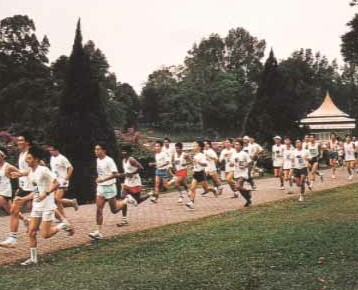
%> input picture Computer Vision Lab 2 Assignment/maccropped.jpg, 358 x 290 px
$ octave Lab_2_code.m   (GNU Octave 9; MATLAB toolbox functions it lacks are replaced by stand-ins)
%> lines starting %> are read from the running program, lines starting %| are printed output that depends on the picture; in (x1, y1, x2, y2) boxes, pixels count from 0 and x2, y2 are one past the last pixel; in counts of white or black regions, pixels touching at a corner belong together; the program's own positions count from 1
%3(a)
Pc = imread('maccropped.jpg');
%> Pc is the input picture: size 290x358x3 uint8; mean R, G, B 133.3, 123.1, 109.7
P = rgb2gray(Pc);
imshow(P)

%3(b)
Sx = [
[-1,0,1];
[-2,0,2];
[-1,0,1];];

Sy = [
[-1,-2,-1];
[0,0,0];
[1,2,1];];

PSx = conv2(P,Sx);
PSy = conv2(P,Sy);
imshow(uint8(PSx));
imshow(uint8(PSy));

%3(c)
PS = (PSx.^2)+(PSy.^2);
imshow(uint8(PS));
imshow(uint8(sqrt(PS)));

%3(d)
E = PS;
max(E(:));
min(E(:));
median(E(:));
mean(E(:));

t = [3000,10000,50000,100000]
Et = E>t(1);
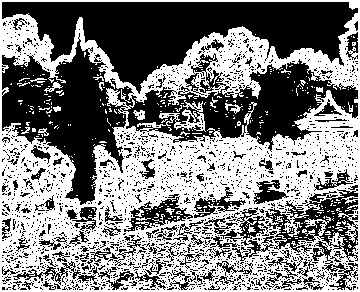
%> Et: size 292x360 logical; 50% white; 354 white regions (334 under 20 px), largest, box (x1, y1, x2, y2) and area: (0, 0, 360, 292) 50683, (133, 110, 145, 120) 78, (225, 103, 243, 114) 77
imshow(Et);
Et = E>t(2);
%> Et: size 292x360 logical; 30.8% white; 901 white regions (838 under 20 px), largest, box (x1, y1, x2, y2) and area: (0, 0, 360, 292) 26747, (114, 128, 143, 148) 242, (130, 221, 194, 238) 199
imshow(Et);
Et = E>t(3);
%> Et: size 292x360 logical; 13.5% white in thin lines or dots
imshow(Et);
Et = E>t(4);
%> Et: size 292x360 logical; 8% white in thin lines or dots
imshow(Et);

%3(e)(i)
I = P;
tl = 0.04;
th = 0.1;
E = edge(I,'canny',[tl th],1);
%> E: size 290x358 logical; 18.3% white in thin lines or dots
imshow(E);
E = edge(I,'canny',[tl th],2);
%> E: size 290x358 logical; 10.1% white in thin lines or dots
imshow(E);
E = edge(I,'canny',[tl th],3);
%> E: size 290x358 logical; 6.6% white in thin lines or dots
imshow(E);
E = edge(I,'canny',[tl th],4);
%> E: size 290x358 logical; 5.2% white in thin lines or dots
imshow(E);
E = edge(I,'canny',[tl th],5);
%> E: size 290x358 logical; 4.3% white in thin lines or dots
imshow(E);

%3(e)(ii)
sigma = 1
E = edge(I,'canny',[0.01 th],sigma);
%> E: size 290x358 logical; 19.8% white in thin lines or dots
imshow(E);

E = edge(I,'canny', [0.09 th],sigma);
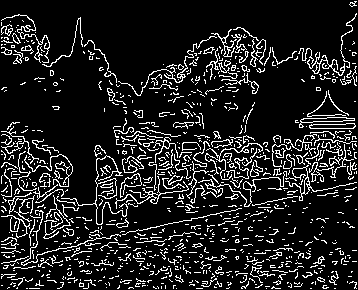
%> E: size 290x358 logical; 13% white in thin lines or dots
imshow(E);


%3.2(a)
P = imread('maccropped.jpg');
I = rgb2gray(P);
tl = 0.04; th = 0.1; sigma = 1.0;
E = edge(I,'canny',[tl th],sigma);
imshow(E);

%3.2(b)
[H, xp] = radon(E);
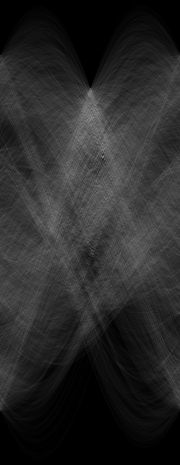
%> H: size 465x180 double; min 0, max 150.2, mean 40.9
%> xp = 465 values from -232 to 232
imshow(H);

%3.2(c)
imagesc(uint8(H));
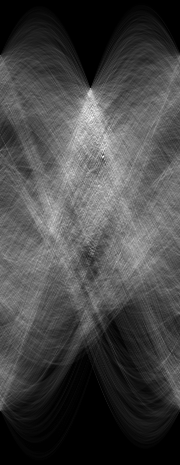
%> displayed picture: size 465x180x3, on the screen's scale of 0 to 255; min 0, max 255, mean 69.4

%3.2(d)
theta = 103;
radius = xp(157);
%> radius = -76
[A, B] = pol2cart(theta*pi/180, radius);
%> A = 17.1; B = -74.05
B = -B;
%> B = 74.05

C = A*(A+179) + B*(B+145);
%> C = 19573.8
whos E;
%center of image is (145,179)

%3.2(e)
xl = 0;
yl = (C - A * xl) / B;
%> yl = 264.3
xr = 357;
yr = (C - A * xr) / B;
%> yr = 181.9


%3.2(f)
imshow(I)
line([xl xr], [yl yr])
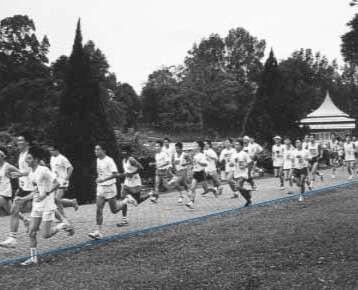
%> figure redrawn from the program's plot data

%3.3(a)

%3.3(b)
P1 = imread('corridorl.jpg');
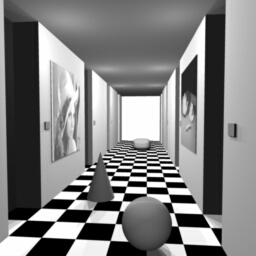
%> input picture Computer Vision Lab 2 Assignment/corridorl.jpg, 256 x 256 px
%> P1 is the input picture: size 256x256x3 uint8; min 0, max 255, mean 127.8
P1 = rgb2gray(P1);
%> P1: size 256x256 uint8
imshow(P1);
P2 = imread('corridorr.jpg');
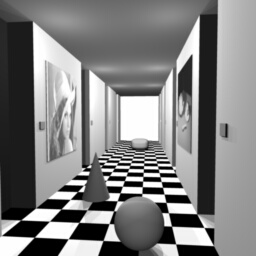
%> input picture Computer Vision Lab 2 Assignment/corridorr.jpg, 256 x 256 px
%> P2 is the input picture: size 256x256x3 uint8; min 0, max 255, mean 128
P2 = rgb2gray(P2);
%> P2: size 256x256 uint8
imshow(P2);

%3.3(c)
%> (the run ends here)
